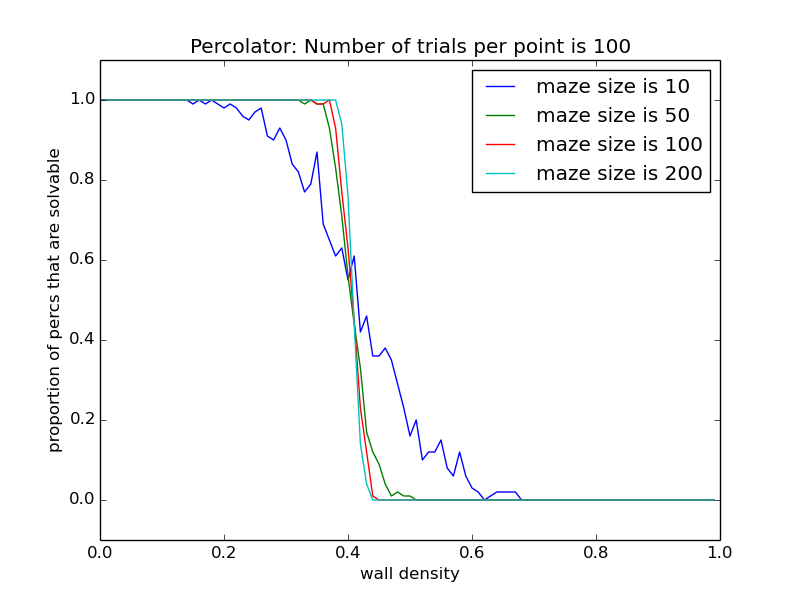

This chart was generated by the following Python code:
#similar to perc but just needs a path from top row to bottom row
#remember everything is indexed as row column
import random
import matplotlib.pyplot as plt

def init_perc(p,n):
	perc=[[Spot(p) for i in range(n)] for j in range(n)]
	for i in range(n):
		perc[0][i].is_wall=True;
		perc[n-1][i].is_wall=True;
		perc[i][0].is_wall=True;
		perc[i][n-1].is_wall=True;
	return perc

def print_perc(perc):
	for row in perc:
		for col in row:
			print col,
		print


class Spot(object):
	def __init__(self, p):
		self.is_wall=(random.random()<p);
		self.prev=None;
		self.checked=False;
	def __repr__(self):
		if self.checked: return 'o'
		if self.is_wall: return '+'
		else: return ' '
	def available(self):
		return(all([not self.is_wall,not self.checked]))

def solve_perc(perc):
	reachable=[]
	for i in range(1,len(perc)-1):
		if perc[1][i].available():
			reachable.append([1,i])
			perc[1][i].checked=True
	
	if(not reachable):
		return False
	while(reachable):

		#update cur
		cur=reachable.pop()
		x=cur[0];y=cur[1];
		curSpot=perc[x][y]
	
		if x==len(perc)-2:
			break #reached the end

		#add upto four spots to reachable
		#up
		if perc[x][y-1].available():
			reachable[:0]=[[x,y-1]]
			perc[x][y-1].checked=True
		#down
		if perc[x][y+1].available():
			reachable[:0]=[[x,y+1]]
			perc[x][y+1].checked=True
		#left
		if perc[x-1][y].available():
			reachable[:0]=[[x-1,y]]
			perc[x-1][y].checked=True
		#right
		if perc[x+1][y].available():
			if(x+1==len(perc)-2):
				return True
			reachable[:0]=[[x+1,y]]
			perc[x+1][y].checked=True

		

	if(x==len(perc)-2):
		return True

def perc_trials(perc_size,numtrials,p):
	num_solved=0

	for _ in range(numtrials):
		perc=init_perc(p,perc_size)
		if solve_perc(perc): #it solved it
			num_solved+=1
	return (num_solved+.0)/numtrials

def getandplot(size,numtrials):
	data=[];
	for i in range(0,100,1):
		p=(i+.0)/100
		data.append([size,p,perc_trials(size,numtrials,p)])
	x,y=[],[]
	for j in range(len(data)):
		x.append(data[j][1])
		y.append(data[j][2])
	plt.plot(x,y,label='maze size is ' + str(size))


def singleton_perc():
	p=.3;
	size=60
	perc=init_perc(p,size)
	print solve_perc(perc)
	print_perc(perc)

def main():

	numtrials=100;
	getandplot(10,numtrials)
	getandplot(50,numtrials)
	getandplot(100,numtrials)
	getandplot(200,numtrials/2)
	
	plt.ylim([-.1,1.1])
	plt.xlabel('wall density')
	plt.ylabel('proportion of percs that are solvable')
	plt.title('Percolator: Number of trials per point is '+str(numtrials))
	plt.legend()
	plt.show()
	


#if __name__ == '__main__':
#	main()
main()
#singleton_perc()
